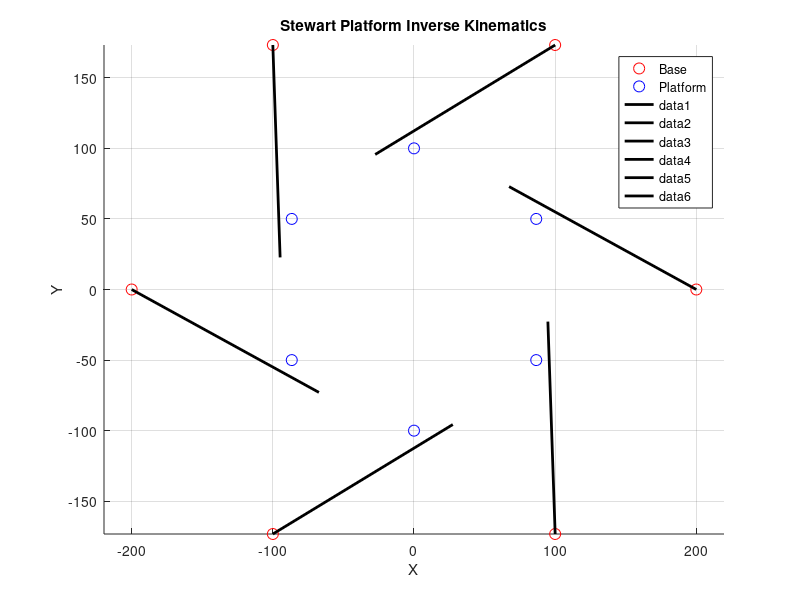

Reproduce this figure in MATLAB.
% Stewart Platform Inverse Kinematics Simulation

% 1. Define base and platform attachment points (in base frame)
% Example: Hexagonal arrangement (units: mm)
R_base = 200;    % Radius of base
R_plat = 100;    % Radius of platform

theta_base = (0:60:300) * pi/180;
theta_plat = (30:60:330) * pi/180; % Rotated by 30 deg for symmetry

B = [R_base*cos(theta_base); R_base*sin(theta_base); zeros(1,6)]';   % 6x3
P = [R_plat*cos(theta_plat); R_plat*sin(theta_plat); zeros(1,6)]';   % 6x3

% 2. Desired pose of the platform (position and orientation)
% Position (x, y, z)
T = [0; 0; 300]; % 300 mm above base center

% Orientation (roll, pitch, yaw in radians)
roll = 0.1;   % about x
pitch = 0.2;  % about y
yaw = 0.3;    % about z

% Rotation matrix (ZYX Euler angles)
Rx = [1 0 0; 0 cos(roll) -sin(roll); 0 sin(roll) cos(roll)];
Ry = [cos(pitch) 0 sin(pitch); 0 1 0; -sin(pitch) 0 cos(pitch)];
Rz = [cos(yaw) -sin(yaw) 0; sin(yaw) cos(yaw) 0; 0 0 1];
R = Rz * Ry * Rx;

% 3. Compute actuator lengths
L = zeros(6,1);
for i = 1:6
    % Transform platform point to base frame
    Pi = R * P(i,:)' + T;
    % Vector from base to platform point
    Li = Pi - B(i,:)';
    L(i) = norm(Li);
end

% Display results
disp('Actuator lengths (mm):');
disp(L);

% Optional: Visualize the platform
figure; hold on; axis equal; grid on;
xlabel('X'); ylabel('Y'); zlabel('Z');
plot3(B(:,1), B(:,2), B(:,3), 'ro', 'MarkerSize', 8, 'DisplayName', 'Base');
plot3(P(:,1)+T(1), P(:,2)+T(2), P(:,3)+T(3), 'bo', 'MarkerSize', 8, 'DisplayName', 'Platform');
for i = 1:6
    Pi = R * P(i,:)' + T;
    plot3([B(i,1) Pi(1)], [B(i,2) Pi(2)], [B(i,3) Pi(3)], 'k-', 'LineWidth', 2);
end
legend;
title('Stewart Platform Inverse Kinematics');
